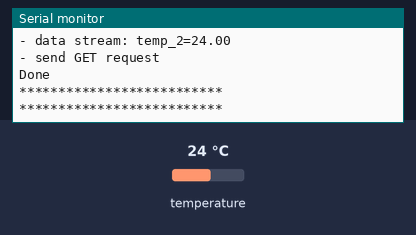
A sketch run on a simulated ESP8266 (NodeMCU). Shown: the last lines printed to the serial monitor. Inputs (shaded band) come from the test bench; at power-on: temperature 24 °C. WiFi joins after 1.5 s; servers stay silent unless stated; uploads are accepted with an empty reply.

Above: at 3.2 s.
3.3 s: temperature set to 12 °C
At 5.15 s:
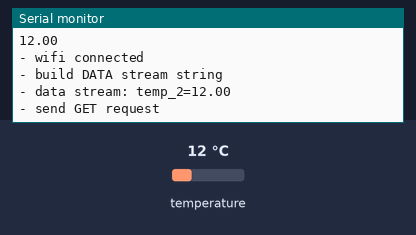
6.2 s: temperature set to 19 °C
At 7.22 s:
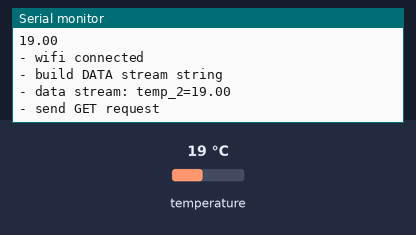
Timing chart, 0 to 9.2 s (numbered marks = the images above; inputs shaded):
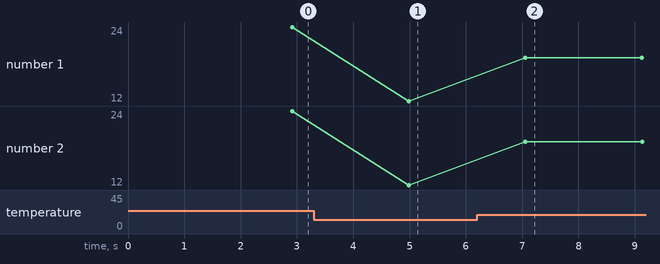

The sketch:

Comm_client_2_dallas.ino
```cpp
/*
Geekstips.com
IoT project - Communication between two ESP8266 - Talk with Each Other
ESP8266 Arduino code example
*/

#include <OneWire.h>
#include <DallasTemperature.h>
#include <ESP8266WiFi.h>
#include <ESP8266HTTPClient.h>

#define ONE_WIRE_BUS D1


OneWire oneWire(ONE_WIRE_BUS);
DallasTemperature DS18B20(&oneWire);

char temperatureString[6];
float temperature;
float temp;

// AP Wi-Fi credentials
const char* ssid = "Esp Server";
const char* password = "123123123";

// Local ESP web-server address
String serverHost = "http://192.168.4.1/feed";
String data;
// DEEP_SLEEP Timeout interval
int sleepInterval = 5;
// DEEP_SLEEP Timeout interval when connecting to AP fails
int failConnectRetryInterval = 2;
int counter = 0;

float h;
float t;
// Static network configuration
IPAddress ip(192, 168, 4, 4);
IPAddress gateway(192, 168, 4, 1);
IPAddress subnet(255, 255, 255, 0);

//DHT dht(DHTPIN, DHT22);
WiFiClient client;

void setup() {
  ESP.eraseConfig();
  WiFi.persistent(false);
  Serial.begin(74880);
  Serial.println();
  Serial.println("**************************");
  Serial.println("**************************");
  Serial.println("******** BEGIN ***********");
  Serial.println("- start Dallas Temperature sensor");
  //dht.begin();
  delay(500);
  Serial.println("- set ESP STA mode");
  WiFi.mode(WIFI_STA);
  Serial.println("- connecting to wifi");
  WiFi.config(ip, gateway, subnet);
  WiFi.begin(ssid, password);
  Serial.println("");
  while (WiFi.status() != WL_CONNECTED) {
    if(counter > 20){
       Serial.println("- can't connect, going to sleep");
      // hibernate(failConnectRetryInterval);
    }
    delay(500);
    Serial.print(".");
    counter++;

    DS18B20.begin();
  }

 /* Serial.println("- wifi connected");
  Serial.println("- read DHT sensor");
  //readDHTSensor();
  Serial.println("- build DATA stream string");
  buildDataStream();
  Serial.println("- send GET request");
  sendHttpRequest();
  Serial.println();
  Serial.println("- got back to sleep");
  Serial.println("**************************");
  Serial.println("**************************");
  //hibernate(sleepInterval);
*/
}

void sendHttpRequest() {
  HTTPClient http;
  http.begin(serverHost);
  http.addHeader("Content-Type", "application/x-www-form-urlencoded");
  http.POST(data);
  http.writeToStream(&Serial);
  http.end();
}

void buildDataStream() {

  data = "temp_2=";
  data += temp;
  /*data += String(t);
  data += "&hum=";
  data += String(h);*/
  Serial.println("- data stream: "+data);
}


/*void hibernate(int pInterval) {
  WiFi.disconnect();
  ESP.deepSleep(10 * 600000 * pInterval, WAKE_RFCAL);
  delay(100);
}*/

float getTemperature() {

  do {
    DS18B20.requestTemperatures();
    temp = DS18B20.getTempCByIndex(0);
    delay(100);
  } while (temp == 85.0 || temp == (-127.0));
  return temp;
}

void loop() {

   float temperature = getTemperature();

  dtostrf(temp, 2, 2, temperatureString);
  // send temperature to the serial console
  Serial.println(temperatureString);

  while (WiFi.status() != WL_CONNECTED) {


    WiFi.begin(ssid, password);
       Serial.println("Trying to connect");
       delay(100);
      // hibernate(failConnectRetryInterval);
    }
  Serial.println("- wifi connected");


  Serial.println("- build DATA stream string");
  buildDataStream();
  Serial.println("- send GET request");
  sendHttpRequest();
  Serial.println();
  Serial.println("Done");
  Serial.println("**************************");
  Serial.println("**************************");


  delay(1000);

  }
```

Measured:
- after the input at 3.3 s, the serial monitor: prints a new line after 1.7 s (image 1)
- after the input at 6.2 s, the serial monitor: prints a new line after 0.86 s (image 2)
- plotted number 1: 24 → 12 after the input at 3.3 s, 12 → 19 after the input at 6.2 s
- plotted number 2: 24 → 12 after the input at 3.3 s, 12 → 19 after the input at 6.2 s
